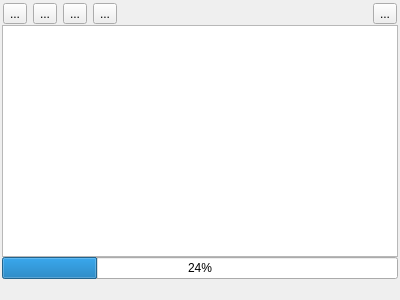
<?xml version="1.0" encoding="UTF-8"?>
<ui version="4.0">
 <class>HIDDfu</class>
 <widget class="QWidget" name="HIDDfu">
  <property name="geometry">
   <rect>
    <x>0</x>
    <y>0</y>
    <width>400</width>
    <height>300</height>
   </rect>
  </property>
  <property name="windowTitle">
   <string>Firmware Updater</string>
  </property>
  <property name="windowIcon">
   <iconset resource="libhiddfu.qrc">
    <normaloff>:/dfu/images/dfu_icon.ico</normaloff>:/dfu/images/dfu_icon.ico</iconset>
  </property>
  <layout class="QVBoxLayout" name="verticalLayout_4">
   <property name="spacing">
    <number>1</number>
   </property>
   <property name="leftMargin">
    <number>2</number>
   </property>
   <property name="topMargin">
    <number>0</number>
   </property>
   <property name="rightMargin">
    <number>2</number>
   </property>
   <property name="bottomMargin">
    <number>0</number>
   </property>
   <item>
    <widget class="QWidget" name="controlWidget" native="true">
     <layout class="QHBoxLayout" name="horizontalLayout_3">
      <property name="leftMargin">
       <number>1</number>
      </property>
      <property name="topMargin">
       <number>3</number>
      </property>
      <property name="rightMargin">
       <number>1</number>
      </property>
      <property name="bottomMargin">
       <number>0</number>
      </property>
      <item>
       <widget class="QToolButton" name="restartTool">
        <property name="toolTip">
         <string>Restart the bootloader</string>
        </property>
        <property name="text">
         <string>...</string>
        </property>
       </widget>
      </item>
      <item>
       <widget class="QToolButton" name="sdfuTool">
        <property name="toolTip">
         <string>Switch to STM DFU</string>
        </property>
        <property name="text">
         <string>...</string>
        </property>
       </widget>
      </item>
      <item>
       <widget class="QToolButton" name="eStorTool">
        <property name="toolTip">
         <string>Data storage operations</string>
        </property>
        <property name="text">
         <string>...</string>
        </property>
       </widget>
      </item>
      <item>
       <widget class="QToolButton" name="eepromTool">
        <property name="toolTip">
         <string>Erase the configuration storage</string>
        </property>
        <property name="text">
         <string>...</string>
        </property>
       </widget>
      </item>
      <item>
       <spacer name="horizontalSpacer_2">
        <property name="orientation">
         <enum>Qt::Horizontal</enum>
        </property>
        <property name="sizeHint" stdset="0">
         <size>
          <width>40</width>
          <height>20</height>
         </size>
        </property>
       </spacer>
      </item>
      <item>
       <widget class="QToolButton" name="launchTool">
        <property name="toolTip">
         <string>Launch the firmware</string>
        </property>
        <property name="text">
         <string>...</string>
        </property>
       </widget>
      </item>
     </layout>
    </widget>
   </item>
   <item>
    <widget class="QStackedWidget" name="stackedWidget">
     <property name="currentIndex">
      <number>1</number>
     </property>
     <widget class="QWidget" name="dropPage">
      <layout class="QVBoxLayout" name="verticalLayout_3">
       <item>
        <widget class="DropArea" name="dfuDropArea">
         <property name="text">
          <string>TextLabel</string>
         </property>
        </widget>
       </item>
      </layout>
     </widget>
     <widget class="QWidget" name="dfuPage">
      <layout class="QVBoxLayout" name="verticalLayout_2">
       <property name="spacing">
        <number>0</number>
       </property>
       <property name="leftMargin">
        <number>0</number>
       </property>
       <property name="topMargin">
        <number>0</number>
       </property>
       <property name="rightMargin">
        <number>0</number>
       </property>
       <property name="bottomMargin">
        <number>0</number>
       </property>
       <item>
        <layout class="QHBoxLayout" name="horizontalLayout">
         <item>
          <widget class="QTextBrowser" name="dfuLog"/>
         </item>
        </layout>
       </item>
       <item>
        <widget class="QProgressBar" name="progressBar">
         <property name="value">
          <number>24</number>
         </property>
        </widget>
       </item>
      </layout>
     </widget>
    </widget>
   </item>
   <item>
    <layout class="QHBoxLayout" name="horizontalLayout_2">
     <item>
      <widget class="QLabel" name="statusBar">
       <property name="text">
        <string/>
       </property>
      </widget>
     </item>
     <item>
      <spacer name="horizontalSpacer">
       <property name="orientation">
        <enum>Qt::Horizontal</enum>
       </property>
       <property name="sizeHint" stdset="0">
        <size>
         <width>40</width>
         <height>20</height>
        </size>
       </property>
      </spacer>
     </item>
     <item>
      <widget class="QLabel" name="infoLabel">
       <property name="text">
        <string/>
       </property>
      </widget>
     </item>
    </layout>
   </item>
  </layout>
 </widget>
 <customwidgets>
  <customwidget>
   <class>DropArea</class>
   <extends>QLabel</extends>
   <header location="global">droparea.h</header>
  </customwidget>
 </customwidgets>
 <resources>
  <include location="libhiddfu.qrc"/>
 </resources>
 <connections/>
</ui>
